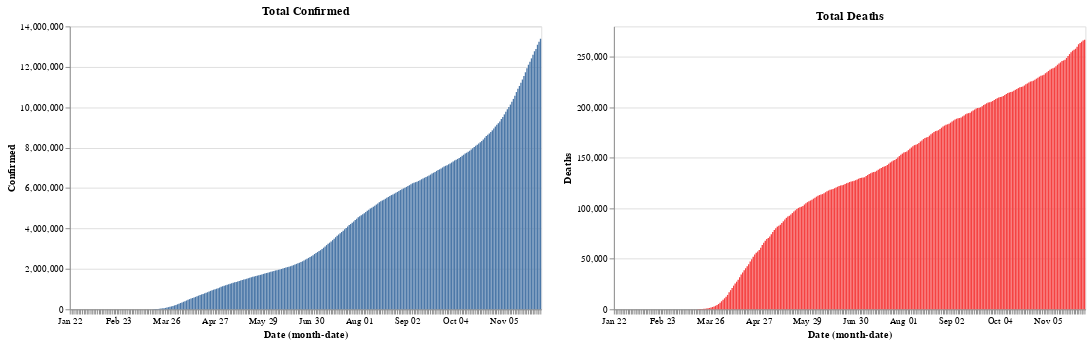

The notebook cell this image was saved under:
### Code cell
red = alt.value("#f54242")
base.encode(y = 'Confirmed').properties(title = 'Total Confirmed') | base.encode(y = 'Deaths', color = red).properties(title = 'Total Deaths')

### Figure 1 — Vega-Lite specification as saved in the notebook (floating-point values rounded to 4 significant figures; data arrays with more than 128 entries replaced by an {"elided": "..."} marker saying what was removed)
{"config": {"view": {"continuousWidth": 400, "continuousHeight": 300}}, "hconcat": [{"mark": "bar", "encoding": {"x": {"type": "ordinal", "field": "Date", "timeUnit": "monthdate"}, "y": {"type": "quantitative", "field": "Confirmed"}}, "title": "Total Confirmed", "width": 500}, {"mark": "bar", "encoding": {"color": {"value": "#f54242"}, "x": {"type": "ordinal", "field": "Date", "timeUnit": "monthdate"}, "y": {"type": "quantitative", "field": "Deaths"}}, "title": "Total Deaths", "width": 500}], "data": {"name": "data-e77dac855d6b031372bdb06156ab2da3"}, "$schema": "https://vega.github.io/schema/vega-lite/v4.8.1.json", "datasets": {"data-e77dac855d6b031372bdb06156ab2da3": {"elided": "313 records"}}}
